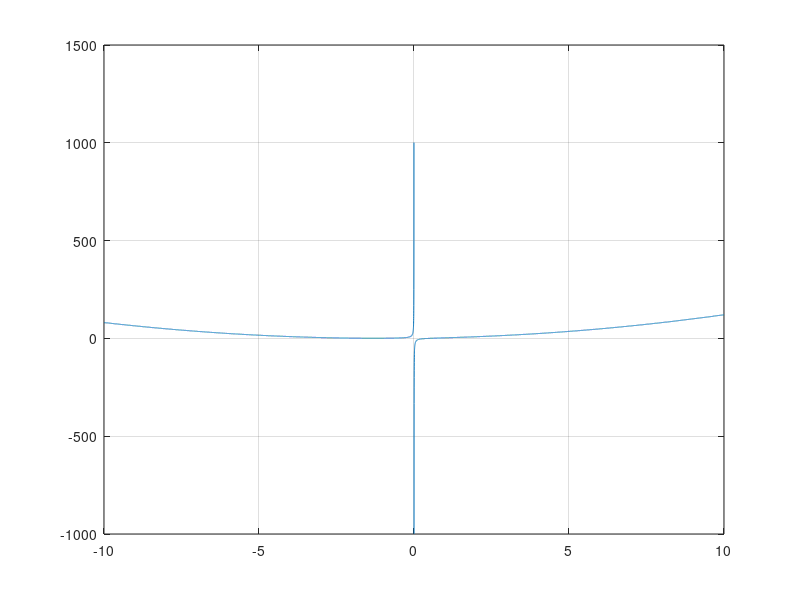

MATLAB code for this plot:
eps = 0.01;
F = @(x)(x+1).^2 - 1./x;
x = (-10:0.001:10);
plot(x, F(x));
grid on;
a = 0;
b = 1;


while abs(a - b) > eps
   x0 = (a + b) / 2; 
   if ((F(x0) * F(a)) < 0) 
       b = x0; 
   else
       a = x0;
   end
end

result = F(x0);



